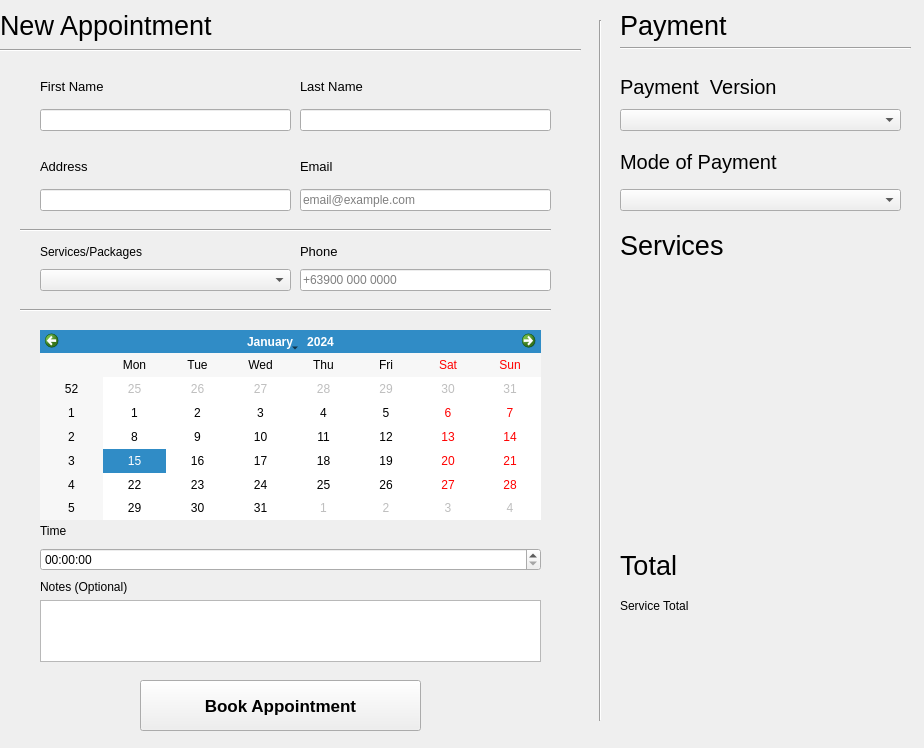
<?xml version="1.0" encoding="UTF-8"?>
<ui version="4.0">
 <class>widget</class>
 <widget class="QWidget" name="widget">
  <property name="geometry">
   <rect>
    <x>0</x>
    <y>0</y>
    <width>924</width>
    <height>748</height>
   </rect>
  </property>
  <property name="windowTitle">
   <string>Appointment Tab</string>
  </property>
  <widget class="QLabel" name="label">
   <property name="geometry">
    <rect>
     <x>0</x>
     <y>10</y>
     <width>231</width>
     <height>31</height>
    </rect>
   </property>
   <property name="font">
    <font>
     <pointsize>20</pointsize>
    </font>
   </property>
   <property name="text">
    <string>New Appointment</string>
   </property>
  </widget>
  <widget class="Line" name="line">
   <property name="geometry">
    <rect>
     <x>0</x>
     <y>40</y>
     <width>581</width>
     <height>21</height>
    </rect>
   </property>
   <property name="orientation">
    <enum>Qt::Orientation::Horizontal</enum>
   </property>
  </widget>
  <widget class="QWidget" name="verticalLayoutWidget">
   <property name="geometry">
    <rect>
     <x>40</x>
     <y>70</y>
     <width>251</width>
     <height>61</height>
    </rect>
   </property>
   <layout class="QVBoxLayout" name="verticalLayout">
    <item>
     <widget class="QLabel" name="pat_label">
      <property name="font">
       <font>
        <pointsize>10</pointsize>
       </font>
      </property>
      <property name="text">
       <string>First Name</string>
      </property>
     </widget>
    </item>
    <item>
     <widget class="QLineEdit" name="pat_name"/>
    </item>
   </layout>
  </widget>
  <widget class="QWidget" name="verticalLayoutWidget_2">
   <property name="geometry">
    <rect>
     <x>300</x>
     <y>150</y>
     <width>251</width>
     <height>61</height>
    </rect>
   </property>
   <layout class="QVBoxLayout" name="verticalLayout_4">
    <item>
     <widget class="QLabel" name="pat_label_2">
      <property name="font">
       <font>
        <pointsize>10</pointsize>
       </font>
      </property>
      <property name="text">
       <string>Email</string>
      </property>
     </widget>
    </item>
    <item>
     <widget class="QLineEdit" name="pat_email">
      <property name="placeholderText">
       <string>email@example.com</string>
      </property>
     </widget>
    </item>
   </layout>
  </widget>
  <widget class="QWidget" name="verticalLayoutWidget_3">
   <property name="geometry">
    <rect>
     <x>300</x>
     <y>240</y>
     <width>251</width>
     <height>51</height>
    </rect>
   </property>
   <layout class="QVBoxLayout" name="verticalLayout_5">
    <item>
     <widget class="QLabel" name="pat_label_3">
      <property name="font">
       <font>
        <pointsize>10</pointsize>
       </font>
      </property>
      <property name="text">
       <string>Phone</string>
      </property>
     </widget>
    </item>
    <item>
     <widget class="QLineEdit" name="pat_phone">
      <property name="placeholderText">
       <string>+63900 000 0000</string>
      </property>
     </widget>
    </item>
   </layout>
  </widget>
  <widget class="QCalendarWidget" name="calendar">
   <property name="geometry">
    <rect>
     <x>40</x>
     <y>330</y>
     <width>501</width>
     <height>190</height>
    </rect>
   </property>
   <property name="navigationBarVisible">
    <bool>true</bool>
   </property>
   <property name="dateEditEnabled">
    <bool>false</bool>
   </property>
  </widget>
  <widget class="QWidget" name="verticalLayoutWidget_4">
   <property name="geometry">
    <rect>
     <x>40</x>
     <y>240</y>
     <width>251</width>
     <height>51</height>
    </rect>
   </property>
   <layout class="QVBoxLayout" name="verticalLayout_6">
    <item>
     <widget class="QLabel" name="serv_label">
      <property name="text">
       <string>Services/Packages</string>
      </property>
     </widget>
    </item>
    <item>
     <widget class="QComboBox" name="services_label">
      <property name="placeholderText">
       <string>Types of Services</string>
      </property>
      <item>
       <property name="text">
        <string>face services - 10000</string>
       </property>
      </item>
     </widget>
    </item>
   </layout>
  </widget>
  <widget class="QWidget" name="verticalLayoutWidget_5">
   <property name="geometry">
    <rect>
     <x>40</x>
     <y>520</y>
     <width>501</width>
     <height>51</height>
    </rect>
   </property>
   <layout class="QVBoxLayout" name="verticalLayout_7">
    <item>
     <widget class="QLabel" name="time">
      <property name="text">
       <string>Time</string>
      </property>
     </widget>
    </item>
    <item>
     <widget class="QTimeEdit" name="time_label"/>
    </item>
   </layout>
  </widget>
  <widget class="Line" name="line_2">
   <property name="geometry">
    <rect>
     <x>20</x>
     <y>220</y>
     <width>531</width>
     <height>20</height>
    </rect>
   </property>
   <property name="orientation">
    <enum>Qt::Orientation::Horizontal</enum>
   </property>
  </widget>
  <widget class="Line" name="line_3">
   <property name="geometry">
    <rect>
     <x>20</x>
     <y>300</y>
     <width>531</width>
     <height>20</height>
    </rect>
   </property>
   <property name="orientation">
    <enum>Qt::Orientation::Horizontal</enum>
   </property>
  </widget>
  <widget class="QWidget" name="verticalLayoutWidget_6">
   <property name="geometry">
    <rect>
     <x>40</x>
     <y>580</y>
     <width>501</width>
     <height>82</height>
    </rect>
   </property>
   <layout class="QVBoxLayout" name="verticalLayout_8">
    <item>
     <widget class="QLabel" name="note">
      <property name="text">
       <string>Notes (Optional)</string>
      </property>
     </widget>
    </item>
    <item>
     <widget class="QPlainTextEdit" name="note_label"/>
    </item>
   </layout>
  </widget>
  <widget class="QPushButton" name="appoint_button">
   <property name="geometry">
    <rect>
     <x>140</x>
     <y>680</y>
     <width>281</width>
     <height>51</height>
    </rect>
   </property>
   <property name="font">
    <font>
     <pointsize>13</pointsize>
     <bold>true</bold>
    </font>
   </property>
   <property name="text">
    <string>Book Appointment</string>
   </property>
  </widget>
  <widget class="Line" name="line_4">
   <property name="geometry">
    <rect>
     <x>590</x>
     <y>20</y>
     <width>20</width>
     <height>701</height>
    </rect>
   </property>
   <property name="orientation">
    <enum>Qt::Orientation::Vertical</enum>
   </property>
  </widget>
  <widget class="QLabel" name="label_2">
   <property name="geometry">
    <rect>
     <x>620</x>
     <y>10</y>
     <width>111</width>
     <height>31</height>
    </rect>
   </property>
   <property name="font">
    <font>
     <pointsize>20</pointsize>
    </font>
   </property>
   <property name="text">
    <string>Payment</string>
   </property>
  </widget>
  <widget class="Line" name="line_5">
   <property name="geometry">
    <rect>
     <x>620</x>
     <y>40</y>
     <width>291</width>
     <height>16</height>
    </rect>
   </property>
   <property name="orientation">
    <enum>Qt::Orientation::Horizontal</enum>
   </property>
  </widget>
  <widget class="QWidget" name="verticalLayoutWidget_7">
   <property name="geometry">
    <rect>
     <x>620</x>
     <y>70</y>
     <width>281</width>
     <height>61</height>
    </rect>
   </property>
   <layout class="QVBoxLayout" name="verticalLayout_2">
    <item>
     <widget class="QLabel" name="label_3">
      <property name="font">
       <font>
        <pointsize>15</pointsize>
        <bold>false</bold>
       </font>
      </property>
      <property name="text">
       <string>Payment  Version</string>
      </property>
     </widget>
    </item>
    <item>
     <widget class="QComboBox" name="payment_label"/>
    </item>
   </layout>
  </widget>
  <widget class="QWidget" name="verticalLayoutWidget_8">
   <property name="geometry">
    <rect>
     <x>620</x>
     <y>140</y>
     <width>281</width>
     <height>71</height>
    </rect>
   </property>
   <layout class="QVBoxLayout" name="verticalLayout_3">
    <item>
     <widget class="QLabel" name="label_4">
      <property name="font">
       <font>
        <pointsize>15</pointsize>
        <bold>false</bold>
       </font>
      </property>
      <property name="text">
       <string>Mode of Payment</string>
      </property>
     </widget>
    </item>
    <item>
     <widget class="QComboBox" name="mop_label"/>
    </item>
   </layout>
  </widget>
  <widget class="QLabel" name="label_6">
   <property name="geometry">
    <rect>
     <x>620</x>
     <y>230</y>
     <width>111</width>
     <height>31</height>
    </rect>
   </property>
   <property name="font">
    <font>
     <pointsize>20</pointsize>
    </font>
   </property>
   <property name="text">
    <string>Services</string>
   </property>
  </widget>
  <widget class="QWidget" name="horizontalLayoutWidget">
   <property name="geometry">
    <rect>
     <x>620</x>
     <y>270</y>
     <width>271</width>
     <height>31</height>
    </rect>
   </property>
   <layout class="QHBoxLayout" name="horizontalLayout">
    <item>
     <widget class="QLabel" name="serv_name">
      <property name="text">
       <string/>
      </property>
     </widget>
    </item>
    <item>
     <widget class="QLabel" name="serv_fee">
      <property name="text">
       <string/>
      </property>
     </widget>
    </item>
   </layout>
  </widget>
  <widget class="QWidget" name="horizontalLayoutWidget_2">
   <property name="geometry">
    <rect>
     <x>620</x>
     <y>590</y>
     <width>281</width>
     <height>31</height>
    </rect>
   </property>
   <layout class="QHBoxLayout" name="horizontalLayout_4">
    <item>
     <widget class="QLabel" name="serv_label_2">
      <property name="text">
       <string>Service Total</string>
      </property>
     </widget>
    </item>
    <item>
     <widget class="QLabel" name="serv_total_fee">
      <property name="text">
       <string/>
      </property>
     </widget>
    </item>
   </layout>
  </widget>
  <widget class="QWidget" name="verticalLayoutWidget_9">
   <property name="geometry">
    <rect>
     <x>300</x>
     <y>70</y>
     <width>251</width>
     <height>61</height>
    </rect>
   </property>
   <layout class="QVBoxLayout" name="verticalLayout_9">
    <item>
     <widget class="QLabel" name="pat_label_4">
      <property name="font">
       <font>
        <pointsize>10</pointsize>
       </font>
      </property>
      <property name="text">
       <string>Last Name</string>
      </property>
     </widget>
    </item>
    <item>
     <widget class="QLineEdit" name="pat_lname"/>
    </item>
   </layout>
  </widget>
  <widget class="QWidget" name="verticalLayoutWidget_10">
   <property name="geometry">
    <rect>
     <x>40</x>
     <y>150</y>
     <width>251</width>
     <height>61</height>
    </rect>
   </property>
   <layout class="QVBoxLayout" name="verticalLayout_10">
    <item>
     <widget class="QLabel" name="pat_label_5">
      <property name="font">
       <font>
        <pointsize>10</pointsize>
       </font>
      </property>
      <property name="text">
       <string>Address</string>
      </property>
     </widget>
    </item>
    <item>
     <widget class="QLineEdit" name="pat_address"/>
    </item>
   </layout>
  </widget>
  <widget class="QLabel" name="label_7">
   <property name="geometry">
    <rect>
     <x>620</x>
     <y>550</y>
     <width>61</width>
     <height>31</height>
    </rect>
   </property>
   <property name="font">
    <font>
     <pointsize>20</pointsize>
    </font>
   </property>
   <property name="text">
    <string>Total</string>
   </property>
  </widget>
 </widget>
 <resources/>
 <connections/>
</ui>
